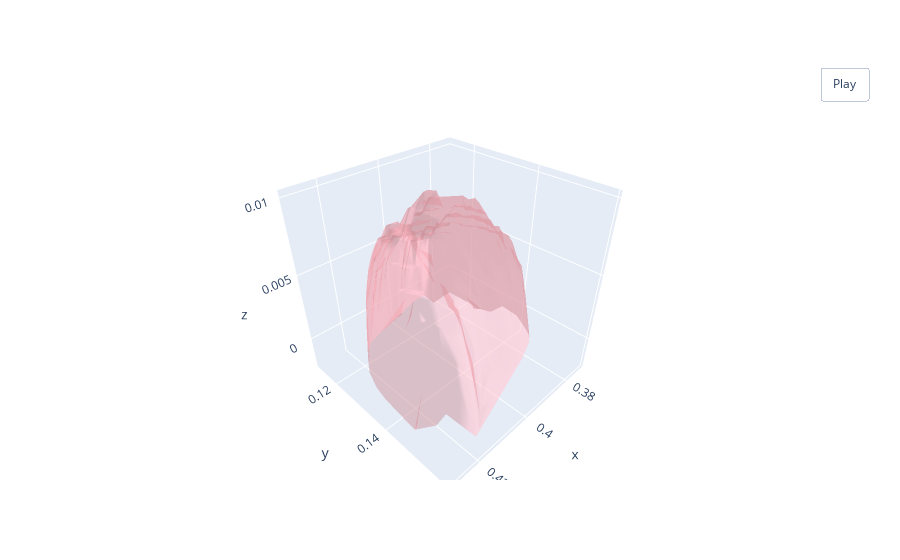

Source (notebook cell):
### Code cell
x,y,z = xyz[:,0], xyz[:,1], xyz[:,2]
visualize_rotate([go.Mesh3d(x=x, y=y, z=z, color='lightpink', opacity=0.50)]).show()

### Figure 1 — Plotly figure (JSON) as saved in the notebook; plotly's stock layout.template omitted (floating-point values rounded to 4 significant figures; data arrays with more than 128 entries replaced by an {"elided": "..."} marker saying what was removed)
{"data": [{"color": "lightpink", "opacity": 0.5, "type": "mesh3d", "x": {"elided": "905 float values"}, "y": {"elided": "905 float values"}, "z": {"elided": "905 float values"}}], "layout": {"updatemenus": [{"buttons": [{"args": [null, {"frame": {"duration": 50, "redraw": true}, "fromcurrent": true, "mode": "immediate", "transition": {"duration": 0}}], "label": "Play", "method": "animate"}], "pad": {"r": 10, "t": 45}, "showactive": false, "type": "buttons", "x": 1, "xanchor": "left", "y": 1, "yanchor": "bottom"}]}}
